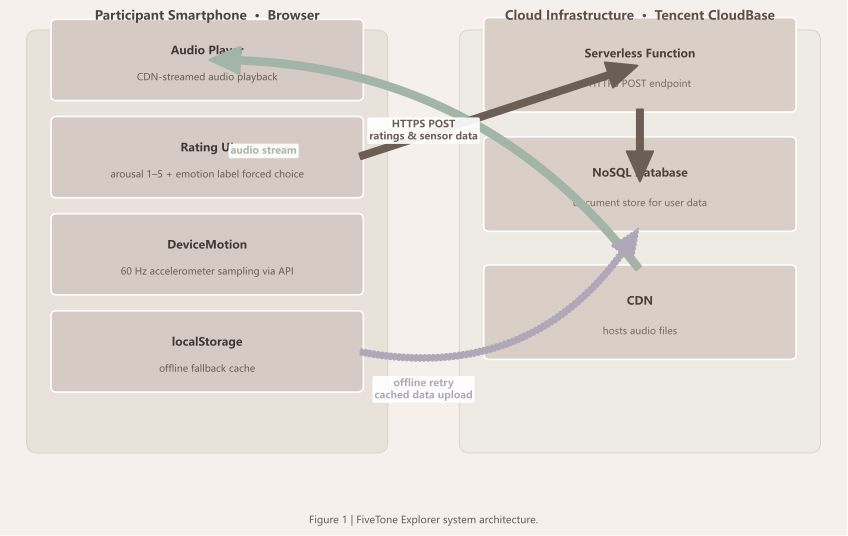

This figure's Python source:
"""System architecture — Morandi palette."""
import matplotlib
matplotlib.use('Agg')
import matplotlib.pyplot as plt
from matplotlib.patches import FancyBboxPatch
from plot_utils import MORANDI, setup_style, caption

setup_style()
fig, ax = plt.subplots(figsize=(8.8, 5.2))
ax.set_xlim(0,8.8); ax.set_ylim(0,5.2); ax.axis('off')

# Morandi tones
PZ=MORANDI['light_warm']; CZ='#EEEAE4'; PB='#D5CBC4'; CB='#D9CFC6'
PT='#4A4540'; CT='#5C4F48'; AG=MORANDI['sage_green']; AD='#6B5E55'; AO=MORANDI['dusty_lavender']

# Zone backgrounds
p=FancyBboxPatch((0.30,0.35),3.60,4.55,boxstyle="round,pad=0.12",facecolor=PZ,edgecolor=MORANDI['divider'],lw=0.6,zorder=0)
c=FancyBboxPatch((4.90,0.35),3.60,4.55,boxstyle="round,pad=0.12",facecolor=CZ,edgecolor=MORANDI['divider'],lw=0.6,zorder=0)
ax.add_patch(p); ax.add_patch(c)
ax.text(2.10,5.10,'Participant Smartphone  ·  Browser',ha='center',va='bottom',fontsize=9.5,fontweight='bold',color=PT)
ax.text(6.70,5.10,'Cloud Infrastructure  ·  Tencent CloudBase',ha='center',va='bottom',fontsize=9.5,fontweight='bold',color=CT)

# Phone modules
pw,ph=3.20,0.80; px=0.50; py=[4.28,3.18,2.08,0.98]
pm=[('Audio Player','CDN-streamed audio playback'),('Rating UI','arousal 1–5 + emotion label forced choice'),
    ('DeviceMotion','60 Hz accelerometer sampling via API'),('localStorage','offline fallback cache')]
for i,(t,s) in enumerate(pm):
    b=FancyBboxPatch((px,py[i]),pw,ph,boxstyle="round,pad=0.06",facecolor=PB,edgecolor='white',lw=1.2,zorder=2)
    ax.add_patch(b)
    ax.text(px+pw/2,py[i]+ph/2+0.10,t,ha='center',va='center',fontsize=8.5,fontweight='bold',color='#3D3833')
    ax.text(px+pw/2,py[i]+ph/2-0.20,s,ha='center',va='center',fontsize=7.2,color='#6B5E55')

# Cloud modules
cw,ch=3.20,0.95; cx=5.10; cy=[4.15,2.80,1.35]
cm=[('Serverless Function','HTTPS POST endpoint'),('NoSQL Database','document store for user data'),('CDN','hosts audio files')]
for i,(t,s) in enumerate(cm):
    b=FancyBboxPatch((cx,cy[i]),cw,ch,boxstyle="round,pad=0.06",facecolor=CB,edgecolor='white',lw=1.2,zorder=2)
    ax.add_patch(b)
    ax.text(cx+cw/2,cy[i]+ch/2+0.12,t,ha='center',va='center',fontsize=8.5,fontweight='bold',color='#4A3E35')
    ax.text(cx+cw/2,cy[i]+ch/2-0.22,s,ha='center',va='center',fontsize=7.2,color='#7A6A5F')

# Arrows
ast="simple,tail_width=0.5,head_width=2.2,head_length=2.5"
bb=dict(boxstyle='round,pad=0.2',facecolor='white',edgecolor='none',alpha=0.92)
ax.annotate('',xy=(px+pw/2,py[0]+ph/2),xytext=(cx+cw/2,cy[2]+ch),
            arrowprops=dict(arrowstyle=ast,color=AG,lw=2,connectionstyle='arc3,rad=0.25'))
ax.text(2.7,3.65,'audio stream',ha='center',va='center',fontsize=7.5,fontweight='bold',color=AG,bbox=bb)
ax.annotate('',xy=(cx+cw/2,cy[0]+ch/2),xytext=(px+pw,py[1]+ph/2),
            arrowprops=dict(arrowstyle=ast,color=AD,lw=1.5))
ax.annotate('',xy=(cx+cw/2,cy[1]+ch/2),xytext=(cx+cw/2,cy[0]),
            arrowprops=dict(arrowstyle=ast,color=AD,lw=1.5))
ax.text(4.40,3.88,'HTTPS POST\nratings & sensor data',ha='center',va='center',fontsize=7.5,fontweight='bold',color=AD,bbox=bb)
ax.annotate('',xy=(cx+cw/2,cy[1]),xytext=(px+pw,py[3]+ph/2),
            arrowprops=dict(arrowstyle=ast,color=AO,lw=1.2,linestyle='dotted',connectionstyle='arc3,rad=0.35'))
ax.text(4.40,0.95,'offline retry\ncached data upload',ha='center',va='center',fontsize=7.5,fontweight='bold',color=AO,bbox=bb)

caption('Figure 1 | FiveTone Explorer system architecture.', fig)
fig.subplots_adjust(left=0.01,right=0.99,top=0.96,bottom=0.04)
fig.savefig('F:/Claude project/five_tone_experiment/china_west_comparison/fig_system.png',dpi=300)
fig.savefig('F:/Claude project/five_tone_experiment/china_west_comparison/fig_system.svg')
print('fig_system saved — Morandi.')
